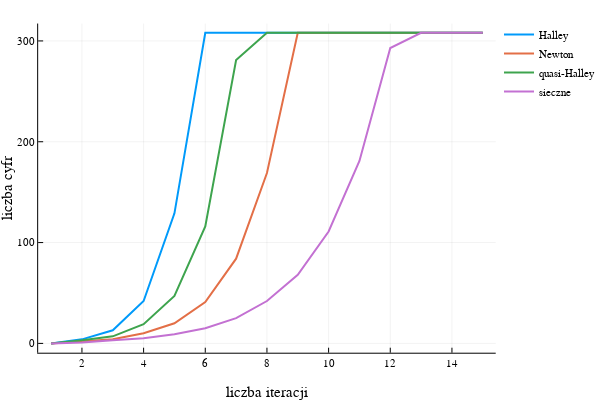

Notebook code cell kept with this figure:
### Code cell
f(x) = sqrt(x)-3
f1(x) = 1/(2*sqrt(x))
f2(x) = -1/(4*x*sqrt(x))
tab1 = test1(f,f1,f2,3.0,15,BigFloat(9.0))
tab2 = test2(f,f1,3.0,15.0,15,BigFloat(9.0))
plot(
1:15,
[tab1[1],tab1[2],tab2[1],tab2[2]],
xlabel = "liczba iteracji", ylabel = "liczba cyfr",
label=["Halley" "Newton" "quasi-Halley" "sieczne"],
lw=2)

### Figure 1 — Plotly figure (JSON) as saved in the notebook; plotly's stock layout.template omitted (floating-point values rounded to 4 significant figures)
{"data": [{"colorbar": {"title": ""}, "hoverinfo": "text", "legendgroup": "Halley", "line": {"color": "rgba(0, 154, 250, 1.000)", "dash": "solid", "shape": "linear", "width": 2}, "mode": "lines", "name": "Halley", "showlegend": true, "text": [null, null, null, null, null, null, null, null, null, null, null, null, null, null, null], "type": "scatter", "x": [1, 2, 3, 4, 5, 6, 7, 8, 9, 10, 11, 12, 13, 14, 15], "xaxis": "x1", "y": [0, 4, 13, 42, 129, 308, 308, 308, 308, 308, 308, 308, 308, 308, 308], "yaxis": "y1", "zmax": 0.1, "zmin": -0.1}, {"colorbar": {"title": ""}, "hoverinfo": "text", "legendgroup": "Newton", "line": {"color": "rgba(227, 111, 71, 1.000)", "dash": "solid", "shape": "linear", "width": 2}, "mode": "lines", "name": "Newton", "showlegend": true, "text": [null, null, null, null, null, null, null, null, null, null, null, null, null, null, null], "type": "scatter", "x": [1, 2, 3, 4, 5, 6, 7, 8, 9, 10, 11, 12, 13, 14, 15], "xaxis": "x1", "y": [0, 2, 4, 10, 20, 41, 84, 169, 308, 308, 308, 308, 308, 308, 308], "yaxis": "y1", "zmax": 0.1, "zmin": -0.1}, {"colorbar": {"title": ""}, "hoverinfo": "text", "legendgroup": "quasi-Halley", "line": {"color": "rgba(62, 164, 78, 1.000)", "dash": "solid", "shape": "linear", "width": 2}, "mode": "lines", "name": "quasi-Halley", "showlegend": true, "text": [null, null, null, null, null, null, null, null, null, null, null, null, null, null, null], "type": "scatter", "x": [1, 2, 3, 4, 5, 6, 7, 8, 9, 10, 11, 12, 13, 14, 15], "xaxis": "x1", "y": [0, 3, 7, 19, 47, 116, 281, 308, 308, 308, 308, 308, 308, 308, 308], "yaxis": "y1", "zmax": 0.1, "zmin": -0.1}, {"colorbar": {"title": ""}, "hoverinfo": "text", "legendgroup": "sieczne", "line": {"color": "rgba(195, 113, 210, 1.000)", "dash": "solid", "shape": "linear", "width": 2}, "mode": "lines", "name": "sieczne", "showlegend": true, "text": [null, null, null, null, null, null, null, null, null, null, null, null, null, null, null], "type": "scatter", "x": [1, 2, 3, 4, 5, 6, 7, 8, 9, 10, 11, 12, 13, 14, 15], "xaxis": "x1", "y": [0, 1, 3, 5, 9, 15, 25, 42, 68, 111, 181, 293, 308, 308, 308], "yaxis": "y1", "zmax": 0.1, "zmin": -0.1}], "layout": {"annotations": [], "height": 400, "legend": {"bgcolor": "rgba(255, 255, 255, 1.000)", "bordercolor": "rgba(0, 0, 0, 1.000)", "font": {"color": "rgba(0, 0, 0, 1.000)", "family": "sans-serif", "size": 11}, "tracegroupgap": 0, "x": 1, "y": 1}, "margin": {"b": 20, "l": 0, "r": 0, "t": 20}, "paper_bgcolor": "rgba(255, 255, 255, 1.000)", "plot_bgcolor": "rgba(255, 255, 255, 1.000)", "showlegend": true, "width": 600, "xaxis": {"anchor": "y1", "domain": [0.07647, 0.9934], "gridcolor": "rgba(0, 0, 0, 0.100)", "gridwidth": 0.5, "linecolor": "rgba(0, 0, 0, 1.000)", "mirror": false, "range": [0.58, 15.42], "showgrid": true, "showline": true, "showticklabels": true, "tickangle": 0, "tickcolor": "rgb(0, 0, 0)", "tickfont": {"color": "rgba(0, 0, 0, 1.000)", "family": "sans-serif", "size": 11}, "tickmode": "array", "ticks": "inside", "ticktext": ["2", "4", "6", "8", "10", "12", "14"], "tickvals": [2, 4, 6, 8, 10, 12, 14], "title": "liczba iteracji", "titlefont": {"color": "rgba(0, 0, 0, 1.000)", "family": "sans-serif", "size": 15}, "type": "-", "visible": true, "zeroline": false, "zerolinecolor": "rgba(0, 0, 0, 1.000)"}, "yaxis": {"anchor": "x1", "domain": [0.07581, 0.9902], "gridcolor": "rgba(0, 0, 0, 0.100)", "gridwidth": 0.5, "linecolor": "rgba(0, 0, 0, 1.000)", "mirror": false, "range": [-9.24, 317.2], "showgrid": true, "showline": true, "showticklabels": true, "tickangle": 0, "tickcolor": "rgb(0, 0, 0)", "tickfont": {"color": "rgba(0, 0, 0, 1.000)", "family": "sans-serif", "size": 11}, "tickmode": "array", "ticks": "inside", "ticktext": ["0", "100", "200", "300"], "tickvals": [0, 100, 200, 300], "title": "liczba cyfr", "titlefont": {"color": "rgba(0, 0, 0, 1.000)", "family": "sans-serif", "size": 15}, "type": "-", "visible": true, "zeroline": false, "zerolinecolor": "rgba(0, 0, 0, 1.000)"}}}
